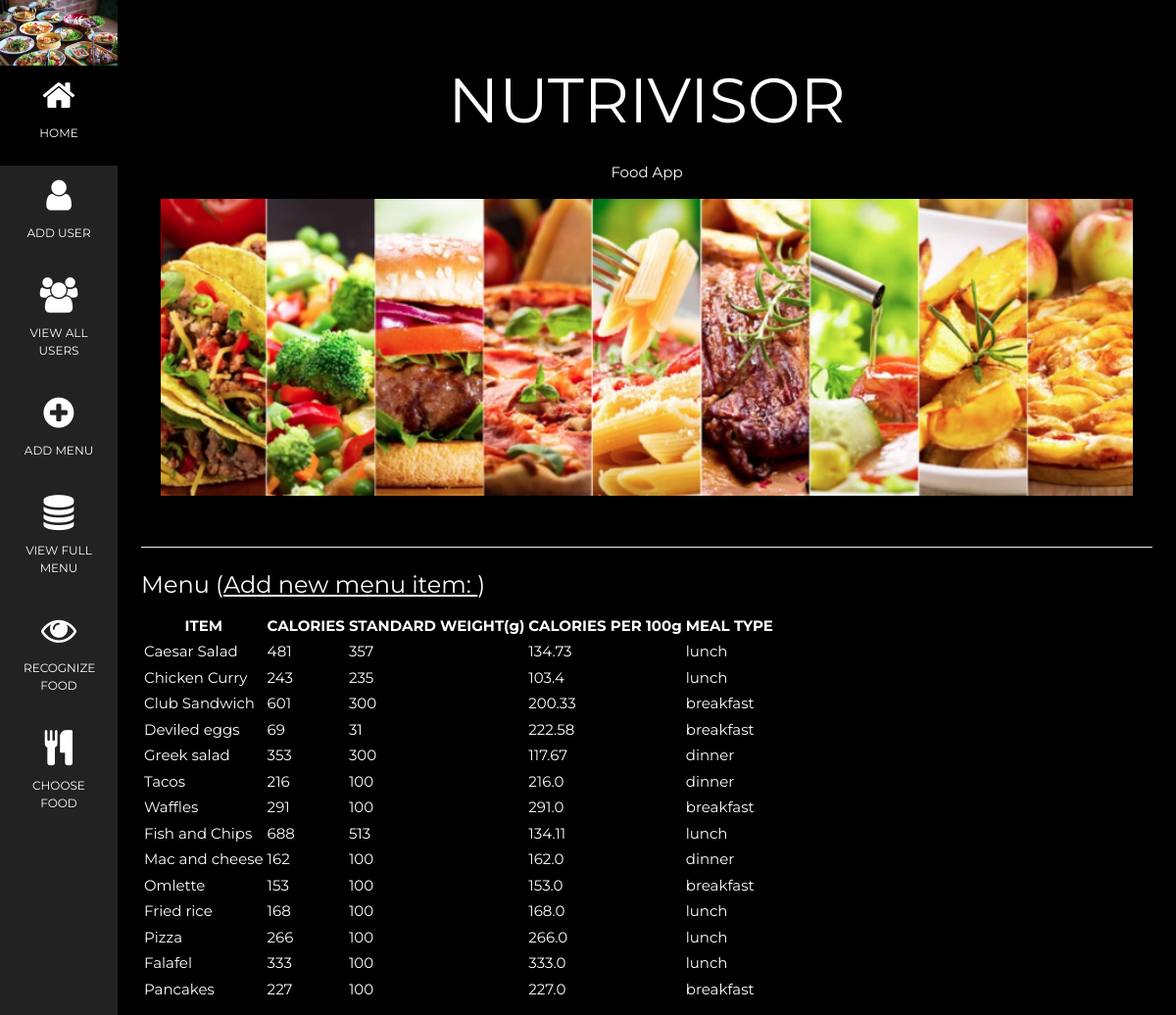
The page /allmenu (signed in) on the database its author committed.
### python3.py (models this page shows)
class menu(db.Model):  #this is a table named menu inside the menu1 database for user and admin but only viewing for user
    id = db.Column('menu_id', db.Integer, primary_key=True)
    item = db.Column(db.String(50))
    cal = db.Column(db.String(50))
    stdwt = db.Column(db.String(50))
    cal100 = db.Column(db.String(50))
    meal = db.Column(db.String(50))
    allergen1 = db.Column(db.String(50), default='')
    allergen2 = db.Column(db.String(50), default='')
    risk1 = db.Column(db.String(50), default='')
    risk2 = db.Column(db.String(50), default='')
    imgpath = db.Column(db.String(100), default='')

### python3.py (the view)
@app.route('/allmenu')
@login_required
def allmenu():
    return render_template('menu_all.html', menu=menu.query.all())

### python3.py (called while the page is built)
@login_manager.user_loader
def load_user(u_id):
    return User.query.get(int(u_id))

### templates/menu_all.html (shortened to what this page needs)
<!DOCTYPE html>
<html>
<head>
<link rel="stylesheet" href="../static/css/w3.css">
<link rel="stylesheet" href="https://cdnjs.cloudflare.com/ajax/libs/font-awesome/4.7.0/css/font-awesome.min.css">
</head>
<body class="w3-black">
<nav class="w3-sidebar w3-bar-block w3-small w3-hide-small w3-center">
  <img src="/static/front1.png" style="width:100%">
  <a href="{{ url_for('main_all') }}" class="w3-bar-item w3-button w3-padding-large w3-black">
    <i class="fa fa-home w3-xxlarge"></i>
    <p>HOME</p>
  </a>
  <a href="{{ url_for('new1') }}"  class="w3-bar-item w3-button w3-padding-large w3-hover-black">
    <i class="fa fa-user w3-xxlarge"></i>
    <p>ADD USER</p>
  </a>
  <a href="{{ url_for('allusers') }}"  class="w3-bar-item w3-button w3-padding-large w3-hover-black">
    <i class="fa fa-users w3-xxlarge"></i>
    <p>VIEW ALL USERS</p>
  </a>
  <a href="{{ url_for('new2') }}"  class="w3-bar-item w3-button w3-padding-large w3-hover-black">
    <i class="fa fa-plus-circle w3-xxlarge"></i>
    <p>ADD MENU</p>
  </a>
  <a href="{{ url_for('allmenu') }}"  class="w3-bar-item w3-button w3-padding-large w3-hover-black">
    <i class="fa fa-database w3-xxlarge"></i>
    <p>VIEW FULL MENU</p>
  </a>
  <a href=""  class="w3-bar-item w3-button w3-padding-large w3-hover-black">
    <i class="fa fa-eye w3-xxlarge"></i>
    <p>RECOGNIZE FOOD</p>
  </a>
  <a href="{{ url_for('U_Select_food') }}"  class="w3-bar-item w3-button w3-padding-large w3-hover-black">
    <i class="fa fa-cutlery w3-xxlarge"></i>
    <p>CHOOSE FOOD</p>
  </a>
</nav>
<div class="w3-padding-large" id="main">
  <header class="w3-container w3-padding-32 w3-center w3-black" id="home">
    <h1 class="w3-jumbo"><span class="w3-hide-small">NUTRIVISOR</h1>
    <p>Food App</p>
    <img src="/static/front.png"  class="w3-image" width="992" height="1108">
  </header>
      <hr/>
	  <h3>Menu (<a href = "{{ url_for('new2') }}">Add new menu item:
         </a>)</h3>
      <table>
         <thead>
            <tr>
               <th>ITEM</th>
			   <th>CALORIES</th>
               <th>STANDARD WEIGHT(g)</th>
               <th>CALORIES PER 100g</th>
               <th>MEAL TYPE</th>
            </tr>
         </thead>
         <tbody>
            {% for menus in menu %}
               <tr>
                  <td>{{ menus.item }}</td>
				  <td>{{ menus.cal }}</td>
                  <td>{{ menus.stdwt }}</td>
                  <td>{{ menus.cal100 }}</td>
                  <td>{{ menus.meal }}</td>
               </tr>
            {% endfor %}
         </tbody>
      </table>
   </body>
</html>

### static/css/w3.css (style rules this page uses)
html { box-sizing:border-box }
*,*:before,*:after { box-sizing:inherit }
html { -ms-text-size-adjust:100%;-webkit-text-size-adjust:100% }
body { margin:0 }
article,aside,details,figcaption,figure,footer,header,main,menu,nav,section { display:block }
a { background-color:transparent }
img { border-style:none }
hr { box-sizing:content-box;height:0;overflow:visible }
html,body { font-family:Verdana,sans-serif;font-size:15px;line-height:1.5 }
html { overflow-x:hidden }
h1 { font-size:36px }
h3 { font-size:24px }
h1,h2,h3,h4,h5,h6 { font-family:"Segoe UI",Arial,sans-serif;font-weight:400;margin:10px 0 }
hr { border:0;border-top:1px solid #eee;margin:20px 0 }
.w3-image { max-width:100%;height:auto }
img { vertical-align:middle }
a { color:inherit }
.w3-btn,.w3-button { border:none;display:inline-block;padding:8px 16px;vertical-align:middle;overflow:hidden;text-decoration:none;color:inherit;background-color:inherit;text-align:center;cursor:pointer;white-space:nowrap }
.w3-btn,.w3-button { -webkit-touch-callout:none;-webkit-user-select:none;-khtml-user-select:none;-moz-user-select:none;-ms-user-select:none;user-select:none }
.w3-sidebar { height:100%;width:200px;background-color:#fff;position:fixed!important;z-index:1;overflow:auto }
.w3-main,#main { transition:margin-left .4s }
.w3-bar-block .w3-bar-item { width:100%;display:block;padding:8px 16px;text-align:left;border:none;white-space:normal;float:none;outline:0 }
.w3-bar-block.w3-center .w3-bar-item { text-align:center }
.w3-container:after,.w3-container:before,.w3-panel:after,.w3-panel:before,.w3-row:after,.w3-row:before,.w3-row-padding:after,.w3-row-padding:before, .w3-cell-row:before,.w3-cell-row:after,.w3-clear:after,.w3-clear:before,.w3-bar:before,.w3-bar:after { content:"";display:table;clear:both }
.w3-container,.w3-panel { padding:0.01em 16px }
.w3-small { font-size:12px!important }
.w3-xxlarge { font-size:36px!important }
.w3-jumbo { font-size:64px!important }
.w3-center { text-align:center!important }
.w3-padding-large { padding:12px 24px!important }
.w3-padding-32 { padding-top:32px!important;padding-bottom:32px!important }
.w3-black,.w3-hover-black:hover { color:#fff!important;background-color:#000!important }

### templates/menu_all.html (style rules this page uses)
body, h1,h2,h3,h4,h5,h6 { font-family: "Montserrat", sans-serif }
.w3-sidebar { width: 120px;background: #222; }
#main { margin-left: 120px }

### rows shown on the page
menu: item "Caesar Salad", cal "481", stdwt "357", cal100 "134.73", meal "lunch"
menu: item "Chicken Curry", cal "243", stdwt "235", cal100 "103.4", meal "lunch"
menu: item "Club Sandwich", cal "601", stdwt "300", cal100 "200.33", meal "breakfast"
menu: item "Deviled eggs", cal "69", stdwt "31", cal100 "222.58", meal "breakfast"
menu: item "Greek salad", cal "353", stdwt "300", cal100 "117.67", meal "dinner"
menu: item "Tacos", cal "216", stdwt "100", cal100 "216.0", meal "dinner"
menu: item "Waffles", cal "291", stdwt "100", cal100 "291.0", meal "breakfast"
menu: item "Fish and Chips", cal "688", stdwt "513", cal100 "134.11", meal "lunch"
menu: item "Mac and cheese", cal "162", stdwt "100", cal100 "162.0", meal "dinner"
menu: item "Omlette", cal "153", stdwt "100", cal100 "153.0", meal "breakfast"
menu: item "Fried rice", cal "168", stdwt "100", cal100 "168.0", meal "lunch"
menu: item "Pizza", cal "266", stdwt "100", cal100 "266.0", meal "lunch"
menu: item "Falafel", cal "333", stdwt "100", cal100 "333.0", meal "lunch"
menu: item "Pancakes", cal "227", stdwt "100", cal100 "227.0", meal "breakfast"
